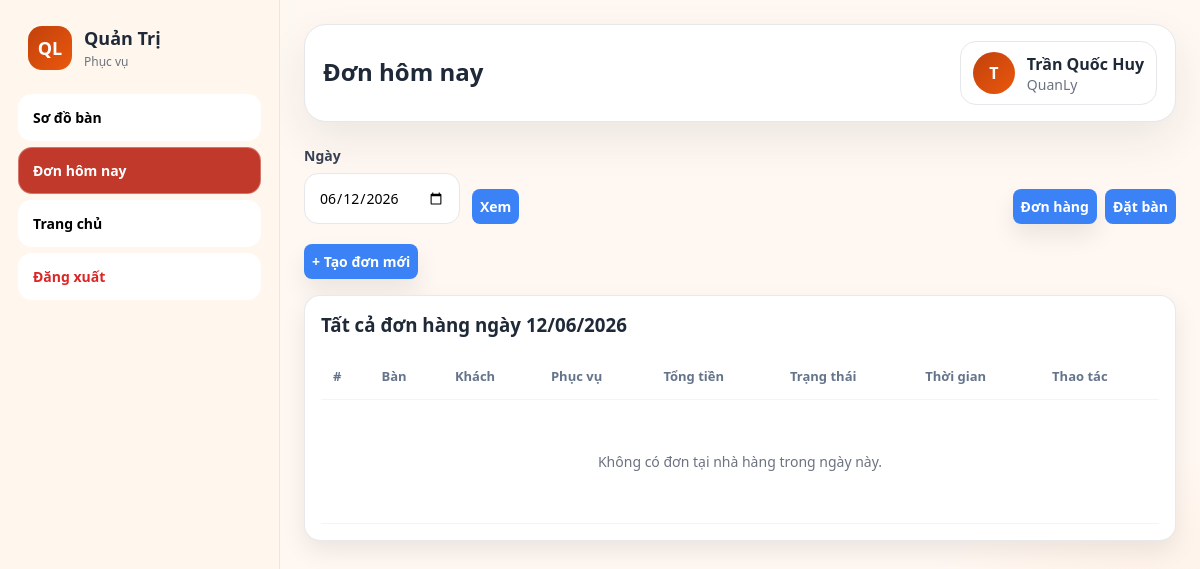
The app's page /waiter/my_orders.php (signed in), older data.
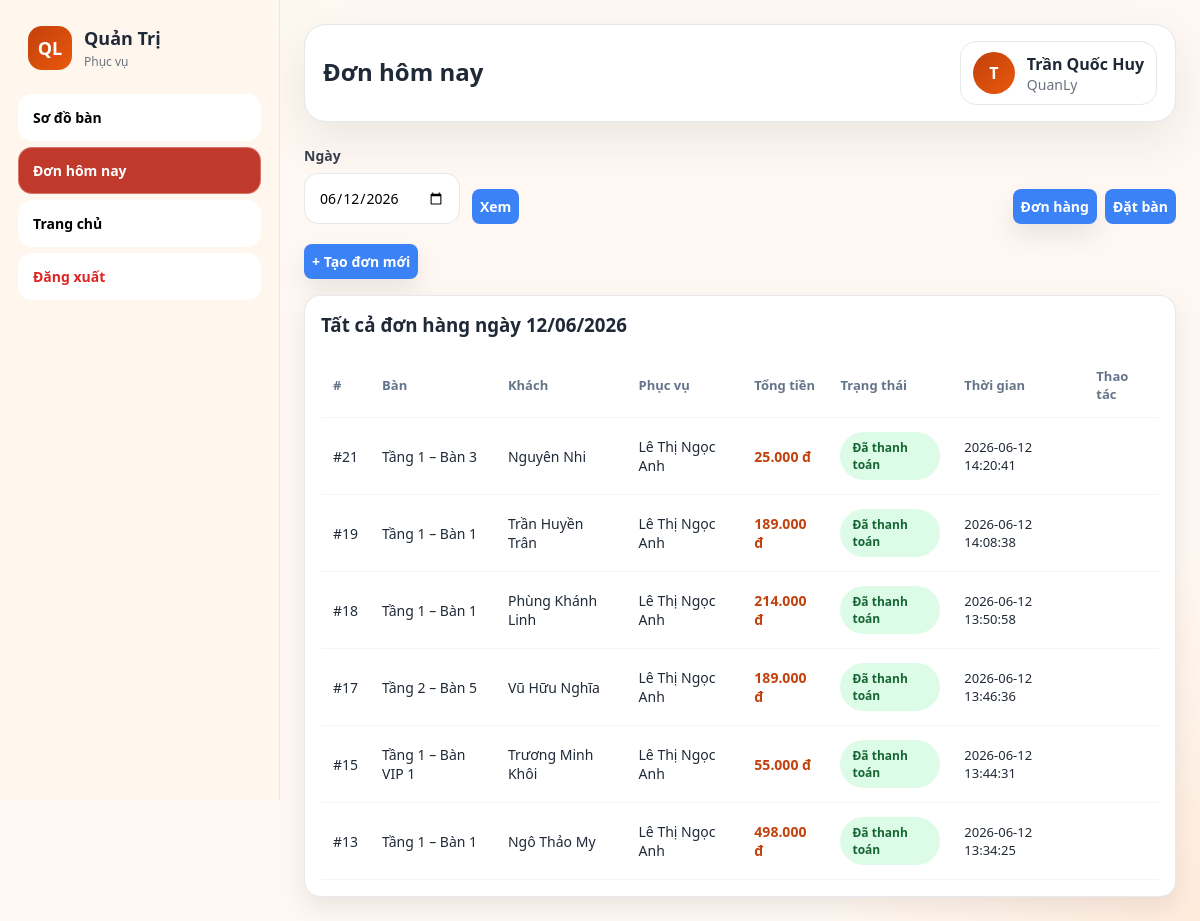
The same page, newer data.
### tables this page shows
CREATE TABLE `orders` (
  `order_id` int(11) NOT NULL AUTO_INCREMENT,
  `table_id` int(11) NOT NULL,
  `customer_id` int(11) DEFAULT NULL,
  `reservation_id` int(11) DEFAULT NULL,
  `waiter_id` int(11) DEFAULT NULL,
  `order_time` datetime NOT NULL DEFAULT current_timestamp(),
  `status` enum('da_dat_coc','moi','dang_xu_ly','dang_che_bien','dang_phuc_vu','hoan_thanh','da_thanh_toan','da_huy') NOT NULL DEFAULT 'moi',
  `total_amount` decimal(12,2) NOT NULL DEFAULT 0.00,
  `paid_amount` decimal(12,2) NOT NULL DEFAULT 0.00,
  `start_time` datetime DEFAULT NULL,
  `end_time` datetime DEFAULT NULL,
  `guest_count` int(11) DEFAULT 1,
  `number_of_people` int(11) DEFAULT 0,
  PRIMARY KEY (`order_id`),
  KEY `idx_orders_table_id` (`table_id`),
  KEY `idx_orders_customer_id` (`customer_id`),
  KEY `idx_orders_reservation_id` (`reservation_id`),
  KEY `idx_orders_waiter_id` (`waiter_id`),
  KEY `idx_orders_order_time` (`order_time`),
  KEY `idx_orders_table_status` (`table_id`,`status`),
  KEY `idx_orders_time_status` (`order_time`,`status`)
);

CREATE TABLE `floors` (
  `floor_id` int(11) NOT NULL AUTO_INCREMENT,
  `floor_name` varchar(50) NOT NULL,
  `description` varchar(255) DEFAULT NULL,
  `max_tables` int(11) DEFAULT NULL COMMENT 'Số bàn tối đa cho phép trong khu vực',
  PRIMARY KEY (`floor_id`),
  UNIQUE KEY `uq_floors_floor_name` (`floor_name`)
);

CREATE TABLE `tables` (
  `table_id` int(11) NOT NULL AUTO_INCREMENT,
  `floor_id` int(11) NOT NULL,
  `table_name` varchar(50) NOT NULL,
  `capacity` int(11) NOT NULL,
  `status` enum('trong','dang_su_dung','da_dat','bao_tri') NOT NULL DEFAULT 'trong',
  PRIMARY KEY (`table_id`),
  UNIQUE KEY `uq_tables_floor_table_name` (`floor_id`,`table_name`),
  KEY `idx_tables_floor_id` (`floor_id`)
);

CREATE TABLE `customers` (
  `customer_id` int(11) NOT NULL AUTO_INCREMENT,
  `customer_name` varchar(100) NOT NULL,
  `phone` varchar(15) DEFAULT NULL,
  `email` varchar(100) DEFAULT NULL,
  `created_by` int(11) DEFAULT NULL,
  `created_at` datetime NOT NULL DEFAULT current_timestamp(),
  `user_id` int(11) DEFAULT NULL,
  PRIMARY KEY (`customer_id`),
  UNIQUE KEY `uq_customers_phone` (`phone`),
  UNIQUE KEY `uq_customers_email` (`email`),
  UNIQUE KEY `user_id` (`user_id`),
  KEY `idx_customers_created_by` (`created_by`)
);

CREATE TABLE `users` (
  `user_id` int(11) NOT NULL AUTO_INCREMENT,
  `full_name` varchar(100) NOT NULL,
  `phone` varchar(15) DEFAULT NULL,
  `ngay_sinh` date DEFAULT NULL,
  `gioi_tinh` enum('Nam','Nữ') DEFAULT NULL,
  `email` varchar(100) DEFAULT NULL,
  `username` varchar(50) NOT NULL,
  `password` varchar(255) NOT NULL,
  `role_id` int(11) NOT NULL,
  `status` enum('hoat_dong','khoa') NOT NULL DEFAULT 'hoat_dong',
  `created_at` datetime NOT NULL DEFAULT current_timestamp(),
  PRIMARY KEY (`user_id`),
  UNIQUE KEY `uq_users_username` (`username`),
  UNIQUE KEY `uq_users_email` (`email`),
  UNIQUE KEY `uq_users_phone` (`phone`),
  KEY `idx_users_role_id` (`role_id`)
);

### includes/functions.php (called while the page is built, shortened)
<?php
function format_currency($amount): string {
    return number_format((float)$amount, 0, ',', '.') . ' đ';
}
function e($value): string {
    return htmlspecialchars((string)$value, ENT_QUOTES, 'UTF-8');
}

### waiter/my_orders.php (the view, shortened to what the changed rows need)
<?php
require_once __DIR__ . '/../config/database.php';
require_once __DIR__ . '/../includes/functions.php';
$date      = $_GET['date'] ?? date('Y-m-d');
$view      = $_GET['view'] ?? 'orders';
$dateStart = $date . ' 00:00:00';
$dateEnd   = date('Y-m-d', strtotime($date . ' +1 day')) . ' 00:00:00';
$orders = $conn->query("
    SELECT o.order_id, o.total_amount, o.status, o.order_time, o.reservation_id,
           t.table_name, f.floor_name, c.customer_name,
           u.full_name as waiter_name
    FROM   orders o
    LEFT JOIN tables    t ON t.table_id    = o.table_id
    LEFT JOIN floors    f ON f.floor_id    = t.floor_id
    LEFT JOIN customers c ON c.customer_id = o.customer_id
    LEFT JOIN users     u ON u.user_id     = o.waiter_id
    WHERE  o.order_time >= '$dateStart' AND o.order_time < '$dateEnd'
      AND o.reservation_id IS NULL
    ORDER  BY o.order_time DESC
");
$statusBadge = ['da_dat_coc'=>'badge-role','moi'=>'badge-role','dang_xu_ly'=>'badge-role','dang_che_bien'=>'badge-role','dang_phuc_vu'=>'badge-role','hoan_thanh'=>'badge-active','da_thanh_toan'=>'badge-active','da_huy'=>'badge-inactive'];
$statusLabel = ['da_dat_coc'=>'Đã cọc','moi'=>'Mới','dang_xu_ly'=>'Đang xử lý','dang_che_bien'=>'Đang nấu','dang_phuc_vu'=>'Đang phục vụ','hoan_thanh'=>'Hoàn thành món','da_thanh_toan'=>'Đã thanh toán','da_huy'=>'Đã hủy'];
$pageTitle    = 'Đơn hôm nay';
$activeMenu   = 'w_orders';
$sidebarRole  = 'phucvu';
include __DIR__ . '/../includes/layout.php';
?>
<?php if ($view === 'orders'): ?>
    <div class="card panel">
    <div class="table-wrap">
        <table class="table">
            <thead><tr><th>#</th><th>Bàn</th><th>Khách</th><th>Phục vụ</th><th>Tổng tiền</th><th>Trạng thái</th><th>Thời gian</th><th>Thao tác</th></tr></thead>
            <tbody>
            <?php if ($orders && $orders->num_rows > 0): ?>
                <?php while ($r = $orders->fetch_assoc()): ?>
                <tr>
                    <td>#<?= $r['order_id'] ?></td>
                    <td><?= e($r['floor_name'].' – '.$r['table_name']) ?></td>
                    <td><?= e($r['customer_name'] ?? 'Vãng lai') ?></td>
                    <td><?= e($r['waiter_name'] ?? 'Online') ?></td>
                    <td style="font-weight:700; color:var(--primary);"><?= format_currency($r['total_amount']) ?></td>
                    <td><span class="badge <?= $statusBadge[$r['status']] ?? 'badge-role' ?>"><?= $statusLabel[$r['status']] ?? $r['status'] ?></span></td>
                    <td style="font-size:13px;"><?= e($r['order_time']) ?></td>
                    <td>
                    </td>
                </tr>
                <?php endwhile; ?>
            <?php else: ?>
                <tr><td colspan="8"><div class="empty-state">Không có đơn tại nhà hàng trong ngày này.</div></td></tr>
            <?php endif; ?>
            </tbody>
        </table>
    </div>
</div>
<?php endif; ?>
<?php include __DIR__ . '/../includes/layout_end.php'; ?>

### includes/layout.php (shortened to what the changed rows need)
<?php
$_layoutUser     = $_SESSION['user'] ?? [];
$_layoutRole     = strtolower($_layoutUser['role_name'] ?? '');
$_adminMenu = [
    'reports'     => ['label' => 'Tổng quan',       'url' => '/quanlynhahang/admin.php?page=reports'],
    'employees'   => ['label' => 'Nhân viên',        'url' => '/quanlynhahang/admin.php?page=employees'],
    'menu'        => ['label' => 'Thực đơn',         'url' => '/quanlynhahang/admin.php?page=menu'],
    'tables'      => ['label' => 'Bàn & Tầng',       'url' => '/quanlynhahang/admin.php?page=tables'],
    'orders'      => ['label' => 'Đơn hàng',         'url' => '/quanlynhahang/admin.php?page=orders'],
    'reservations'=> ['label' => 'Đặt bàn',          'url' => '/quanlynhahang/admin.php?page=reservations'],
    'customers'   => ['label' => 'Khách hàng',       'url' => '/quanlynhahang/admin.php?page=customers'],
    'maintenance' => ['label' => 'Bảo trì hệ thống', 'url' => '/quanlynhahang/admin.php?page=maintenance'],
];
$_cashierMenu = [
    'cashier'         => ['label' => 'Thanh toán',   'url' => '/quanlynhahang/cashier/index.php'],
    'cashier_history' => ['label' => 'Lịch sử',      'url' => '/quanlynhahang/cashier/history.php'],
];
$_waiterMenu = [
    'waiter'  => ['label' => 'Sơ đồ bàn',   'url' => '/quanlynhahang/waiter/index.php'],
    'w_orders'=> ['label' => 'Đơn hôm nay',  'url' => '/quanlynhahang/waiter/my_orders.php'],
];
$_kitchenMenu = [
    'kitchen' => ['label' => 'Bill món ăn',  'url' => '/quanlynhahang/kitchen/index.php'],
    'kitchen_history' => ['label' => 'Lịch sử',  'url' => '/quanlynhahang/kitchen/history.php'],
];
$_menuItems = match($sidebarRole ?? 'admin') {
    'thungan' => $_cashierMenu,
    'phucvu'  => $_waiterMenu,
    'bep'     => $_kitchenMenu,
    default   => $_adminMenu,
};
?>
<!DOCTYPE html>
<html lang="vi">
<head>
    <link rel="stylesheet" href="/quanlynhahang/assets/css/app.css">
</head>
<body class="theme-warm">
<div class="admin-layout">
    <aside class="sidebar">
        <div class="sidebar-brand">
            <div>
                <h2>Quản Trị</h2>
            </div>
        </div>
        <nav class="menu">
            <?php foreach ($_menuItems as $key => $item): ?>
                <a href="<?= $item['url'] ?>" class="<?= ($activeMenu ?? '') === $key ? 'active' : '' ?>">
                    <?= $item['label'] ?>
                </a>
            <?php endforeach; ?>
            <?php if (in_array($_layoutRole, ['admin', 'quanly'])): ?>
                <a href="/quanlynhahang/index.php" target="_blank">
                    Trang chủ
                </a>
            <?php endif; ?>
            <a href="/quanlynhahang/auth/logout.php" style="margin-top:auto; color:#dc2626;">Đăng xuất</a>
        </nav>
    </aside>
    <main class="main">
        <div class="topbar">
            <div>
                <h1><?= htmlspecialchars($pageTitle ?? '') ?></h1>
            </div>
        </div>

Row changes from the older to the newer data that the page shows:
added orders: order_id "21", floors.floor_name "Tầng 1 – Bàn 3", customer.customer_name "Nguyên Nhi", users.full_name "Lê Thị Ngọc Anh", total_amount "25.000 đ", status "Đã thanh toán", order_time "2026-06-12 14:20:41"
added orders: order_id "19", floors.floor_name "Tầng 1 – Bàn 1", customer.customer_name "Trần Huyền Trân", users.full_name "Lê Thị Ngọc Anh", total_amount "189.000 đ", status "Đã thanh toán", order_time "2026-06-12 14:08:38"
added orders: order_id "18", floors.floor_name "Tầng 1 – Bàn 1", customer.customer_name "Phùng Khánh Linh", users.full_name "Lê Thị Ngọc Anh", total_amount "214.000 đ", status "Đã thanh toán", order_time "2026-06-12 13:50:58"
added orders: order_id "17", floors.floor_name "Tầng 2 – Bàn 5", customer.customer_name "Vũ Hữu Nghĩa", users.full_name "Lê Thị Ngọc Anh", total_amount "189.000 đ", status "Đã thanh toán", order_time "2026-06-12 13:46:36"
added orders: order_id "15", floors.floor_name "Tầng 1 – Bàn VIP 1", customer.customer_name "Trương Minh Khôi", users.full_name "Lê Thị Ngọc Anh", total_amount "55.000 đ", status "Đã thanh toán", order_time "2026-06-12 13:44:31"
added orders: order_id "13", floors.floor_name "Tầng 1 – Bàn 1", customer.customer_name "Ngô Thảo My", users.full_name "Lê Thị Ngọc Anh", total_amount "498.000 đ", status "Đã thanh toán", order_time "2026-06-12 13:34:25"
Text that changed along with them:
text no longer shown: "Không có đơn tại nhà hàng trong ngày này."
